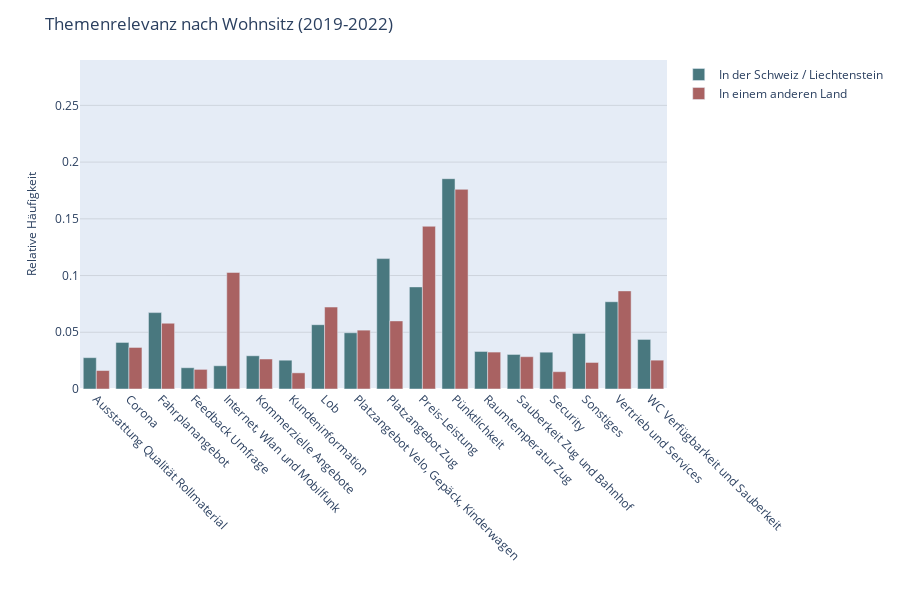

Here is the notebook cell this chart was saved with:
### Code cell
barchart_wohnsitz = create_grouped_barchart(df_wohnsitz,
                                            x_col="CustomName",
                                            y_col="relative_count",
                                            color_col="S_wohnsitz",
                                            color_discrete_sequence=color_discrete_sequence,
                                            title="Themenrelevanz nach Wohnsitz (2019-2022)",
                                            xaxis_title='',
                                            yaxis_title='Relative Häufigkeit',
                                            legend_title='',
                                            template=template,
                                            path=path,
                                            filename="Themenrelevanz_Wohnsitz")

### Figure 1 — Plotly figure (JSON) as saved in the notebook; plotly's stock layout.template omitted (floating-point values rounded to 4 significant figures)
{"data": [{"alignmentgroup": "True", "customdata": [["In der Schweiz / Liechtenstein"], ["In der Schweiz / Liechtenstein"], ["In der Schweiz / Liechtenstein"], ["In der Schweiz / Liechtenstein"], ["In der Schweiz / Liechtenstein"], ["In der Schweiz / Liechtenstein"], ["In der Schweiz / Liechtenstein"], ["In der Schweiz / Liechtenstein"], ["In der Schweiz / Liechtenstein"], ["In der Schweiz / Liechtenstein"], ["In der Schweiz / Liechtenstein"], ["In der Schweiz / Liechtenstein"], ["In der Schweiz / Liechtenstein"], ["In der Schweiz / Liechtenstein"], ["In der Schweiz / Liechtenstein"], ["In der Schweiz / Liechtenstein"], ["In der Schweiz / Liechtenstein"], ["In der Schweiz / Liechtenstein"]], "hovertemplate": "S_wohnsitz=%{customdata[0]}<br>CustomName=%{x}<br>relative_count=%{y}<extra></extra>", "legendgroup": "In der Schweiz / Liechtenstein", "marker": {"color": "#49787F", "pattern": {"shape": ""}}, "name": "In der Schweiz / Liechtenstein", "offsetgroup": "In der Schweiz / Liechtenstein", "orientation": "v", "showlegend": true, "textposition": "auto", "type": "bar", "x": ["Ausstattung Qualität Rollmaterial", "Corona", "Fahrplanangebot", "Feedback Umfrage", "Internet, Wlan und Mobilfunk", "Kommerzielle Angebote", "Kundeninformation", "Lob", "Platzangebot Velo, Gepäck, Kinderwagen", "Platzangebot Zug", "Preis-Leistung", "Pünktlichkeit", "Raumtemperatur Zug", "Sauberkeit Zug und Bahnhof", "Security", "Sonstiges", "Vertrieb und Services", "WC Verfügbarkeit und Sauberkeit"], "xaxis": "x", "y": [0.02762, 0.04104, 0.06734, 0.01875, 0.02047, 0.02928, 0.0254, 0.05668, 0.04957, 0.1149, 0.09, 0.1854, 0.03309, 0.03046, 0.03246, 0.04903, 0.07692, 0.04369], "yaxis": "y"}, {"alignmentgroup": "True", "customdata": [["In einem anderen Land"], ["In einem anderen Land"], ["In einem anderen Land"], ["In einem anderen Land"], ["In einem anderen Land"], ["In einem anderen Land"], ["In einem anderen Land"], ["In einem anderen Land"], ["In einem anderen Land"], ["In einem anderen Land"], ["In einem anderen Land"], ["In einem anderen Land"], ["In einem anderen Land"], ["In einem anderen Land"], ["In einem anderen Land"], ["In einem anderen Land"], ["In einem anderen Land"], ["In einem anderen Land"]], "hovertemplate": "S_wohnsitz=%{customdata[0]}<br>CustomName=%{x}<br>relative_count=%{y}<extra></extra>", "legendgroup": "In einem anderen Land", "marker": {"color": "#A96262", "pattern": {"shape": ""}}, "name": "In einem anderen Land", "offsetgroup": "In einem anderen Land", "orientation": "v", "showlegend": true, "textposition": "auto", "type": "bar", "x": ["Ausstattung Qualität Rollmaterial", "Corona", "Fahrplanangebot", "Feedback Umfrage", "Internet, Wlan und Mobilfunk", "Kommerzielle Angebote", "Kundeninformation", "Lob", "Platzangebot Velo, Gepäck, Kinderwagen", "Platzangebot Zug", "Preis-Leistung", "Pünktlichkeit", "Raumtemperatur Zug", "Sauberkeit Zug und Bahnhof", "Security", "Sonstiges", "Vertrieb und Services", "WC Verfügbarkeit und Sauberkeit"], "xaxis": "x", "y": [0.01628, 0.03662, 0.05799, 0.01729, 0.1027, 0.02645, 0.01424, 0.07223, 0.05188, 0.06002, 0.1434, 0.176, 0.03255, 0.02848, 0.01526, 0.0234, 0.08647, 0.02543], "yaxis": "y"}], "layout": {"barmode": "group", "height": 600, "legend": {"title": {"text": ""}, "tracegroupgap": 0}, "margin": {"t": 60}, "title": {"text": "Themenrelevanz nach Wohnsitz (2019-2022)"}, "width": 900, "xaxis": {"anchor": "y", "automargin": true, "domain": [0, 1], "showgrid": false, "tickangle": 45, "tickfont": {"size": 12}, "tickmode": "array", "ticktext": ["Ausstattung Qualität Rollmaterial", "Corona", "Fahrplanangebot", "Feedback Umfrage", "Internet, Wlan und Mobilfunk", "Kommerzielle Angebote", "Kundeninformation", "Lob", "Platzangebot Velo, Gepäck, Kinderwagen", "Platzangebot Zug", "Preis-Leistung", "Pünktlichkeit", "Raumtemperatur Zug", "Sauberkeit Zug und Bahnhof", "Security", "Sonstiges", "Vertrieb und Services", "WC Verfügbarkeit und Sauberkeit", "Ausstattung Qualität Rollmaterial", "Corona", "Fahrplanangebot", "Feedback Umfrage", "Internet, Wlan und Mobilfunk", "Kommerzielle Angebote", "Kundeninformation", "Lob", "Platzangebot Velo, Gepäck, Kinderwagen", "Platzangebot Zug", "Preis-Leistung", "Pünktlichkeit", "Raumtemperatur Zug", "Sauberkeit Zug und Bahnhof", "Security", "Sonstiges", "Vertrieb und Services", "WC Verfügbarkeit und Sauberkeit"], "tickvals": [0, 1, 2, 3, 4, 5, 6, 7, 8, 9, 10, 11, 12, 13, 14, 15, 16, 17, 18, 19, 20, 21, 22, 23, 24, 25, 26, 27, 28, 29, 30, 31, 32, 33, 34, 35], "tickwidth": 1, "title": {"text": ""}}, "yaxis": {"anchor": "x", "domain": [0, 1], "gridcolor": "rgba(0,0,0,0.1)", "gridwidth": 1, "range": [0, 0.29], "showgrid": true, "title": {"font": {"size": 12}, "text": "Relative Häufigkeit"}}}}
